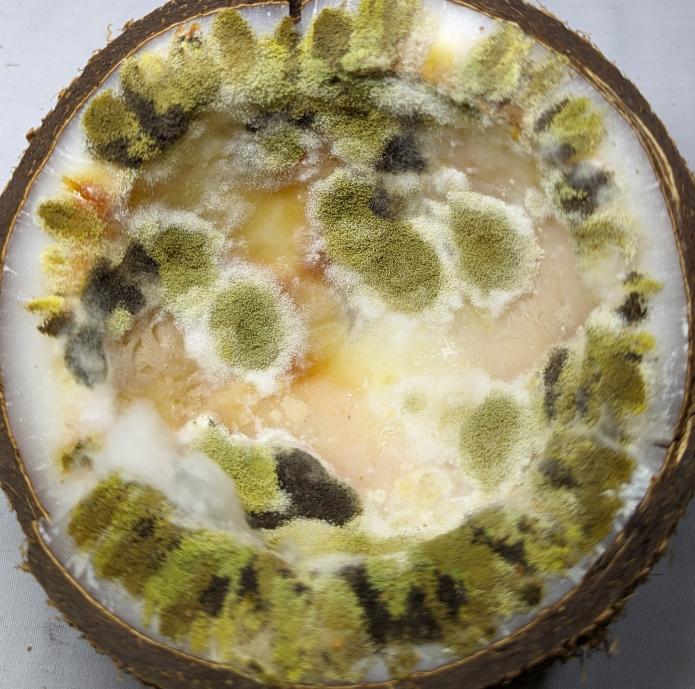
#> input picture samples_from _pixel/10.jpg, 2085 x 2066 px, found by its file name (shown at 1/3 size)
$ jupyter execute project.ipynb
#> lines starting #> are read from the running program, lines starting #| are printed output that depends on the picture; after the words box and inside, x2 and y2 are one past the last pixel; in counts of white or black regions, pixels touching at a corner belong together
[cell 1]
import cv2
import numpy as np

# Read the image
image_path = "Downloads/i/coconut/10.jpg"
image = cv2.imread(image_path)
#> image is the input picture: shape (2066, 2085, 3); mean B, G, R 109.1, 143, 152.9

# Get the center of the image
center = (image.shape[1] // 2, image.shape[0] // 2)
#> center = (1042, 1033)

# Create a mask with a circular shape
mask = np.zeros_like(image)
cv2.circle(mask, center, min(center), (255, 255, 255), -1, cv2.LINE_AA)
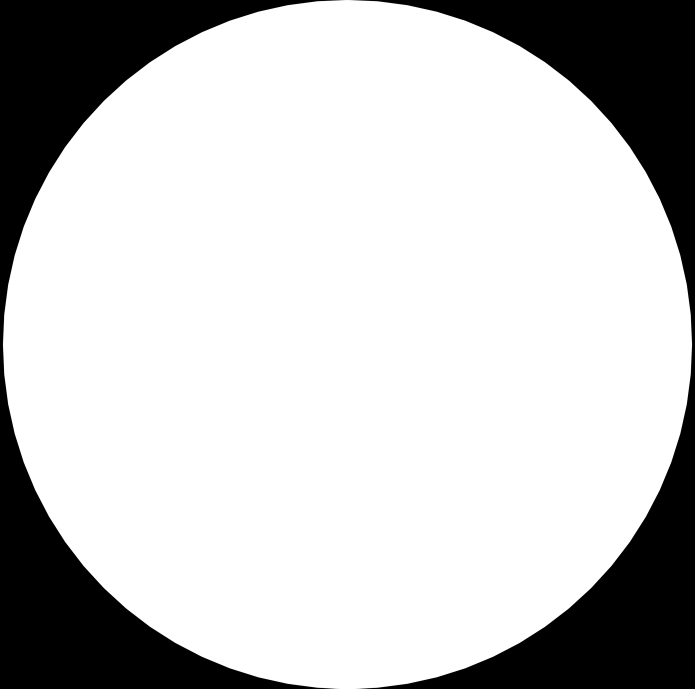
#> mask: shape (2066, 2085, 3) (shown at 1/3 size); min 0, max 255, mean 198.5

# Create a white background image
background = np.ones_like(image) * 255

# Apply the mask to the images
result = cv2.bitwise_and(image, mask)
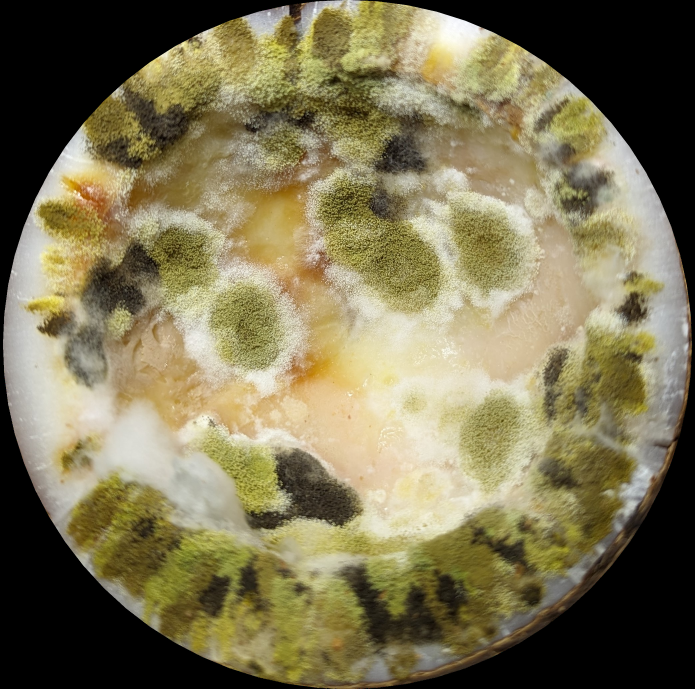
#> result: shape (2066, 2085, 3) (shown at 1/3 size); mean B, G, R 84.6, 117, 125.3
background = cv2.bitwise_and(background, cv2.bitwise_not(mask))

# Combine the cropped circular region with the white background
result = cv2.add(result, background)
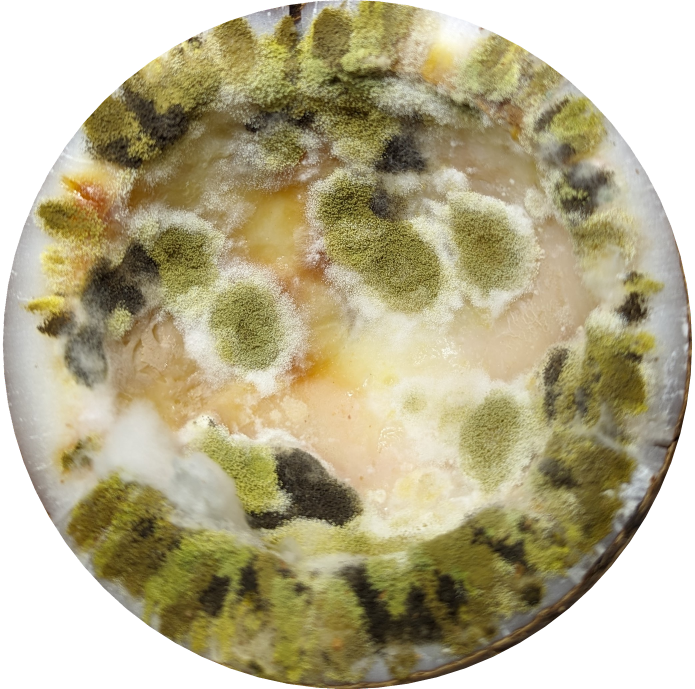
#> result: shape (2066, 2085, 3) (shown at 1/3 size); mean B, G, R 141.2, 173.6, 181.8

# Save the result
cv2.imwrite("Downloads/i/coconut/10_cropped.jpg", result)

cv2.namedWindow("Image with White Background", cv2.WINDOW_NORMAL)
cv2.resizeWindow("Image with White Background", 500, 400)

# Display the result
cv2.imshow('Image with White Background', result)
cv2.waitKey(0)
cv2.destroyAllWindows()

[cell 2]
import cv2
import numpy as np

image=cv2.imread("Downloads/i/coconut/10_cropped.jpg",cv2.IMREAD_GRAYSCALE)
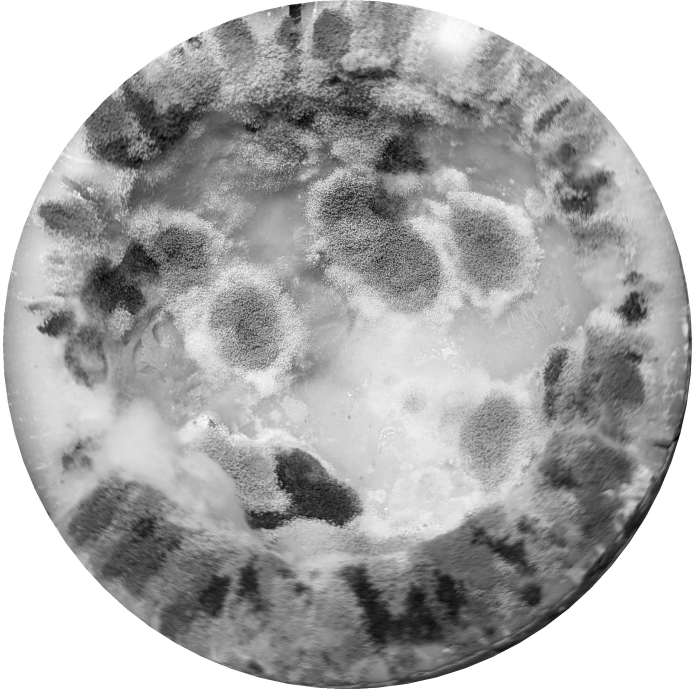
#> image: shape (2066, 2085) (shown at 1/3 size); min 0, max 255, mean 172.3

#patch 1
top_left_corner=(1045, 363)
bottom_right_corner=(1356,557)

cropped_image=image[top_left_corner[1]:bottom_right_corner[1],top_left_corner[0]:bottom_right_corner[0]]
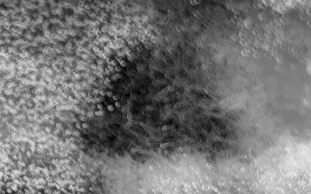
#> cropped_image: shape (194, 311); min 0, max 235, mean 116
cv2.namedWindow("gray_scale image", cv2.WINDOW_NORMAL)
cv2.resizeWindow("gray_scale image", 500, 400)
cv2.imshow("gray_scale image",image)

cv2.namedWindow("cropped image", cv2.WINDOW_NORMAL)
cv2.resizeWindow("cropped image", 500, 400)
cv2.imshow("cropped image",cropped_image)
cv2.imwrite("Downloads/i/coconut/cropped_patch1.jpg",cropped_image)


cv2.waitKey(0)
cv2.destroyAllWindows()

[cell 3]
import cv2
import numpy as np

#patch2
top_left_corner=(687,1332)
bottom_right_corner=(1098,1596)

cropped_image=image[top_left_corner[1]:bottom_right_corner[1],top_left_corner[0]:bottom_right_corner[0]]
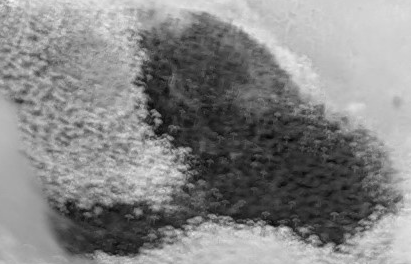
#> cropped_image: shape (264, 411); min 4, max 246, mean 133
cv2.namedWindow("gray_scale image", cv2.WINDOW_NORMAL)
cv2.resizeWindow("gray_scale image", 500, 400)
cv2.imshow("gray_scale image",image)

cv2.namedWindow("cropped image", cv2.WINDOW_NORMAL)
cv2.resizeWindow("cropped image", 500, 400)
cv2.imshow("cropped image",cropped_image)
cv2.imwrite("Downloads/i/coconut/cropped_patch2.jpg",cropped_image)

cv2.waitKey(0)
cv2.destroyAllWindows()

[cell 4]
import cv2
import numpy as np

#patch3
top_left_corner=(229,704)
bottom_right_corner=(499,950)

cropped_image=image[top_left_corner[1]:bottom_right_corner[1],top_left_corner[0]:bottom_right_corner[0]]
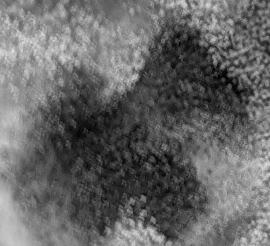
#> cropped_image: shape (246, 270); min 0, max 228, mean 102.2
cv2.namedWindow("gray_scale image", cv2.WINDOW_NORMAL)
cv2.resizeWindow("gray_scale image", 500, 400)
cv2.imshow("gray_scale image",image)

cv2.namedWindow("cropped image", cv2.WINDOW_NORMAL)
cv2.resizeWindow("cropped image", 500, 400)
cv2.imshow("cropped image",cropped_image)
cv2.imwrite("Downloads/i/coconut/cropped_patch3.jpg",cropped_image)

cv2.waitKey(0)
cv2.destroyAllWindows()

[cell 5]
import cv2
import numpy as np

image=cv2.imread("Downloads/i/coconut/cropped_patch1.jpg")
#> image: shape (194, 311, 3); min 0, max 238, mean 116

_,binary_image=cv2.threshold(image,50,255,cv2.THRESH_BINARY)
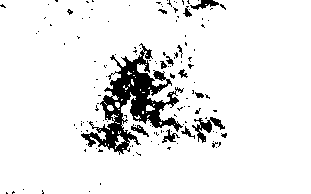
#> binary_image: shape (194, 311, 3); 91.8% white; 135 black regions (121 under 20 px), largest, box (x1, y1, x2, y2) and area: (81, 43, 184, 155) 3577, (192, 117, 225, 143) 299, (190, 0, 219, 10) 136

kernel=np.ones((5,5),dtype=np.uint8)
eroded_image=cv2.erode(binary_image, kernel, iterations=1)
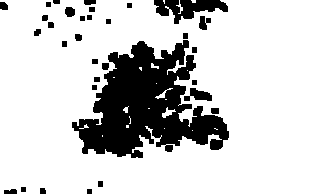
#> eroded_image: shape (194, 311, 3); 80.2% white; 32 black regions, largest, box (x1, y1, x2, y2) and area: (72, 40, 229, 158) 9696, (154, 0, 228, 24) 939, (184, 88, 212, 101) 219

cv2.namedWindow("gray_image", cv2.WINDOW_NORMAL)
cv2.resizeWindow("gray_image", 500, 400)
cv2.imshow("gray_image",image)

cv2.namedWindow("thresh_image", cv2.WINDOW_NORMAL)
cv2.resizeWindow("thresh_image", 500, 400)
cv2.imshow("thresh_image",binary_image)

cv2.namedWindow("eroded_image", cv2.WINDOW_NORMAL)
cv2.resizeWindow("eroded_image", 500, 400)
cv2.imshow("eroded_image",eroded_image)

cv2.waitKey(0)
cv2.destroyAllWindows()

$ run again, with samples_from _pixel/11.jpg copied over samples_from _pixel/10.jpg
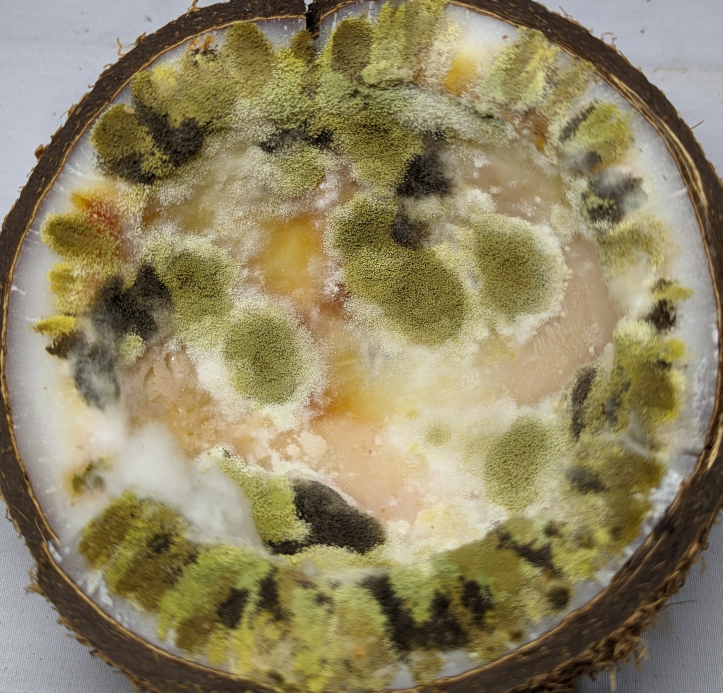
#> input picture samples_from _pixel/11.jpg, 2167 x 2078 px, found by its file name (shown at 1/3 size)
#> image is the input picture: shape (2078, 2167, 3); mean B, G, R 100.4, 133.7, 144.1
#> `_,binary_image=cv2.threshold(image,50,255,cv2.THRESH_BINARY)`:
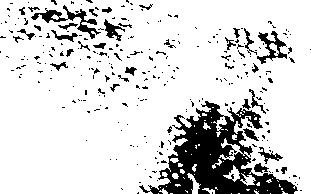
#> binary_image: shape (194, 311, 3); 84.3% white; 276 black regions (241 under 20 px), largest, box (x1, y1, x2, y2) and area: (139, 101, 298, 194) 5905, (31, 5, 101, 39) 542, (257, 31, 287, 64) 360
#> `eroded_image=cv2.erode(binary_image, kernel, iterations=1)`:
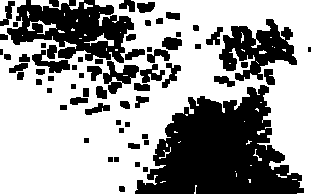
#> eroded_image: shape (194, 311, 3); 61.2% white; 66 black regions (2 under 20 px), largest, box (x1, y1, x2, y2) and area: (135, 85, 304, 194) 11084, (7, 0, 134, 63) 4530, (219, 19, 297, 81) 2519

$ run again, with samples_from _pixel/20.jpg copied over samples_from _pixel/10.jpg
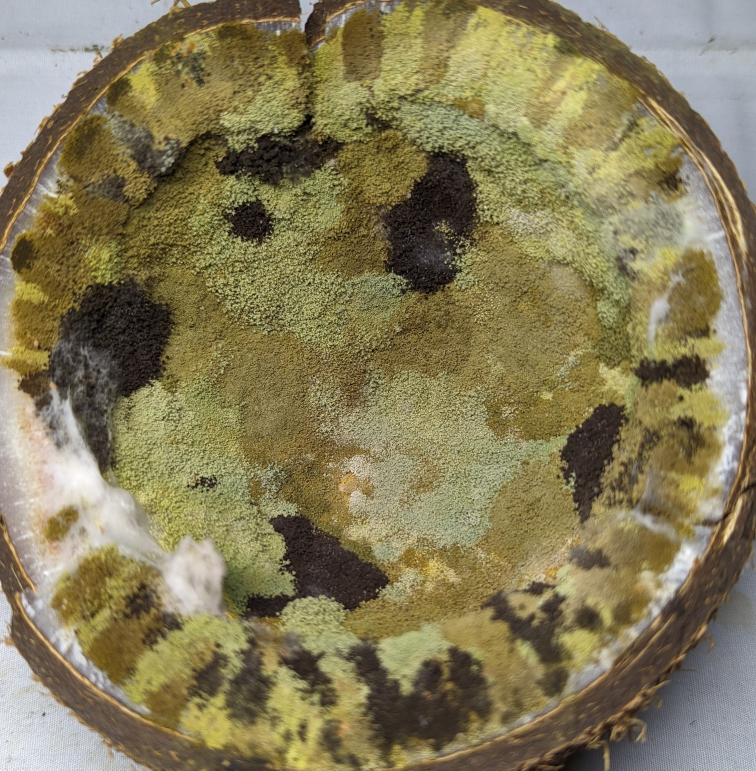
#> input picture samples_from _pixel/20.jpg, 2268 x 2311 px, found by its file name (shown at 1/3 size)
#> image is the input picture: shape (2311, 2268, 3); mean B, G, R 88.4, 123.4, 133.1
#> `_,binary_image=cv2.threshold(image,50,255,cv2.THRESH_BINARY)`:
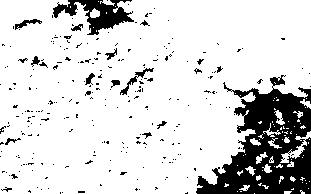
#> binary_image: shape (194, 311, 3); 83.8% white; 257 black regions (238 under 20 px), largest, box (x1, y1, x2, y2) and area: (196, 75, 311, 194) 6984, (53, 0, 134, 35) 1221, (120, 68, 154, 95) 157
#> `eroded_image=cv2.erode(binary_image, kernel, iterations=1)`:
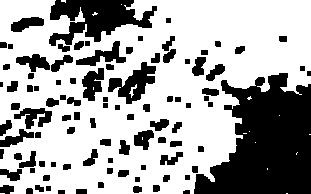
#> eroded_image: shape (194, 311, 3); 65.9% white; 97 black regions (1 under 20 px), largest, box (x1, y1, x2, y2) and area: (194, 73, 311, 194) 9473, (49, 0, 157, 46) 2676, (108, 62, 156, 104) 925
